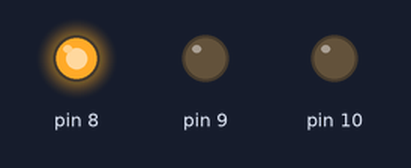
The sketch below on a simulated Arduino Uno, built with avr-gcc and run on an emulated ATmega328P. Shown: output pins drawn as LEDs (lit = HIGH).

Above: at 0.1 s.
At 1.1 s:
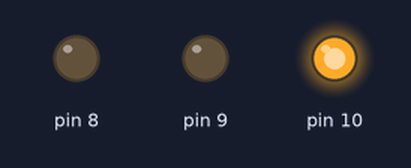
At 2.7 s:
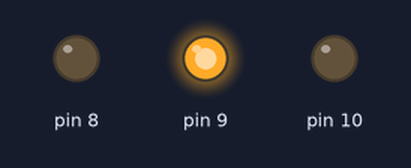
Timing chart, 0 to 3.0 s (numbered marks = the images above):
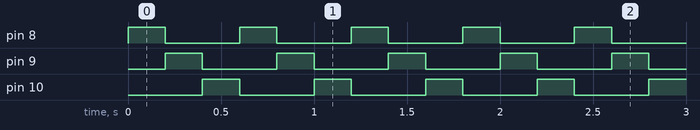

Measured:
- by itself, pin 8–10: alternates HIGH for 0.20 s and LOW for 0.40 s
- by itself, everything shown: repeats every 0.60 s, in 3 steps

The sketch:

sketch_apr24a.ino
```cpp
/*
 * main.c
 *
 * Created: 9/15/2022 2:07:04 PM
 *  Author: thomane1
 */

#ifndef F_CPU
#define F_CPU 16000000UL
#endif

#include <stdint.h>
#include <avr/io.h>
#include <util/delay.h>


class Led {
public:

  typedef uint8_t port_type;
  typedef uint8_t bval_type;

  // constructor
  Led(const port_type p, const bval_type b):port(p), bval(b) {
    // Set pin to output
    const port_type pdir = port - 1U;
    *reinterpret_cast<volatile bval_type*>(pdir) |= bval;

    // Set pin to low
    *reinterpret_cast<volatile bval_type*>(port) &= static_cast<bval_type>(~bval);
  }

  void toggle() const {
   *reinterpret_cast<volatile bval_type*>(port) ^= bval;

  }
private:
  const port_type port;
  const bval_type bval;

};


int main(void)
{
 Led myLed1(0x25, 1);
 Led myLed2(0x25, 2);
 Led myLed3(0x25, 4);


  myLed3.toggle();
  while (1)
  {
    myLed3.toggle();
    myLed1.toggle();
    _delay_ms(200);
    myLed1.toggle();
    myLed2.toggle();
    _delay_ms(200);
    myLed2.toggle();
    myLed3.toggle();
    _delay_ms(200);
  }
}
```
